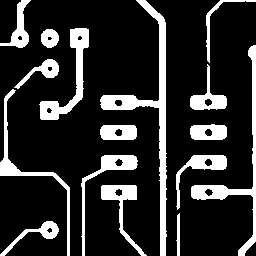
#> input picture ch07/circuit.bmp, 256 x 256 px
$ python morphology.py
#> lines starting #> are read from the running program, lines starting #| are printed output that depends on the picture; after the words box and inside, x2 and y2 are one past the last pixel; in counts of white or black regions, pixels touching at a corner belong together
import sys
import numpy as np
import cv2


src = cv2.imread('circuit.bmp', cv2.IMREAD_GRAYSCALE)
#> src: shape (256, 256); 18.2% white; 16 white regions, largest, box (x1, y1, x2, y2) and area: (100, 0, 167, 256) 2418, (191, 45, 256, 256) 1500, (39, 28, 89, 120) 1219

if src is None:
    print('Image load failed!')
    sys.exit()

se = cv2.getStructuringElement(cv2.MORPH_RECT, (5, 3))
#가로가 5, 세로가 3 pixel로 되어있는 3행 5열의 행렬을 structure로 썼다.
dst1 = cv2.erode(src, se)
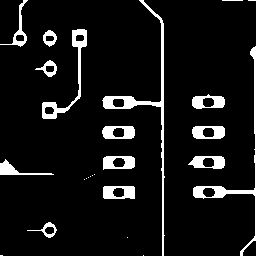
#> dst1: shape (256, 256); 8.2% white; 25 white regions (10 under 20 px), largest, box (x1, y1, x2, y2) and area: (102, 0, 165, 256) 1116, (193, 46, 256, 256) 789, (42, 29, 87, 119) 648

se = cv2.getStructuringElement(cv2.MORPH_RECT, (1, 7))
dst2 = cv2.dilate(src, se)
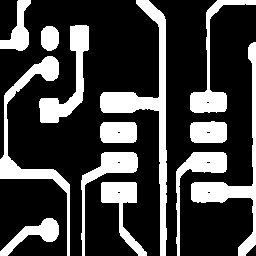
#> dst2: shape (256, 256); 25.8% white; 13 white regions, largest, box (x1, y1, x2, y2) and area: (100, 0, 167, 256) 2998, (0, 56, 70, 256) 2101, (191, 42, 256, 256) 2039
#그냥 단순히 3by3 팽창연산

cv2.imshow('src', src)
cv2.imshow('dst1', dst1)
cv2.imshow('dst2', dst2)
cv2.waitKey()
cv2.destroyAllWindows()

$ run again, with ch07/keyboard.bmp copied over ch07/circuit.bmp
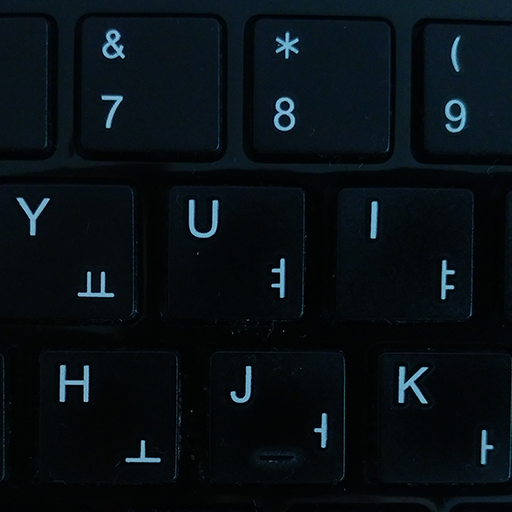
#> input picture ch07/keyboard.bmp, 512 x 512 px
#> `dst1 = cv2.erode(src, se)`:
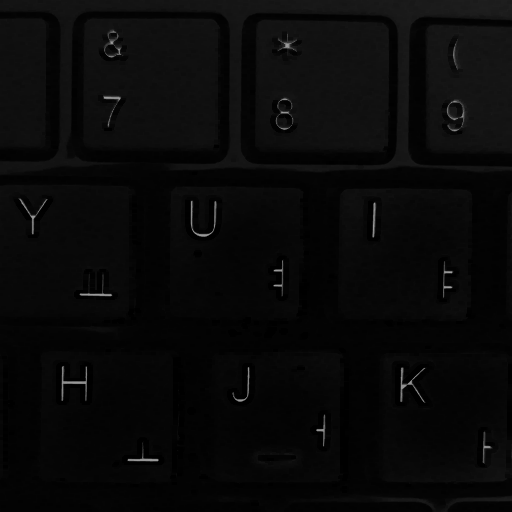
#> dst1: shape (512, 512); min 0, max 160, mean 8.7
#> `dst2 = cv2.dilate(src, se)`:
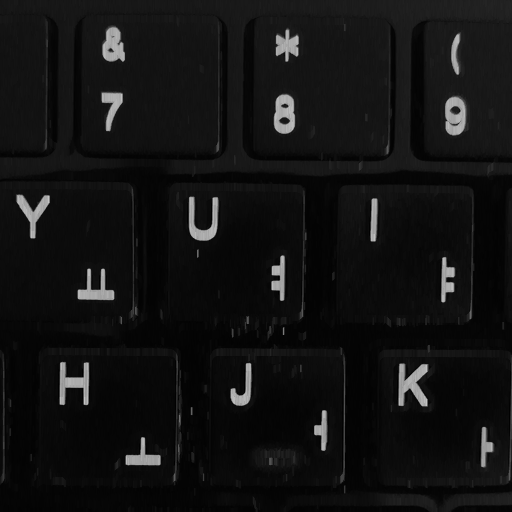
#> dst2: shape (512, 512); min 0, max 196, mean 18.1
